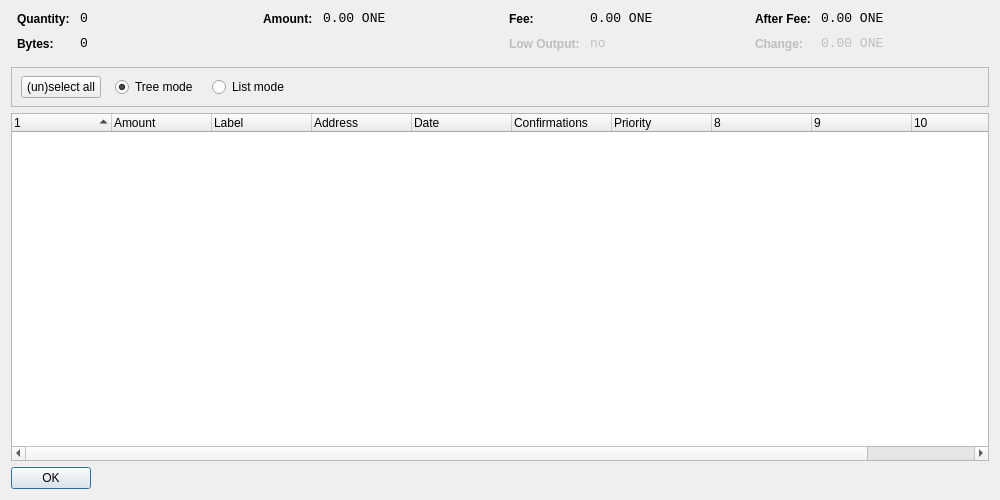
<?xml version="1.0" encoding="UTF-8"?>
<ui version="4.0">
 <class>CoinControlDialog</class>
 <widget class="QDialog" name="CoinControlDialog">
  <property name="geometry">
   <rect>
    <x>0</x>
    <y>0</y>
    <width>1000</width>
    <height>500</height>
   </rect>
  </property>
  <property name="windowTitle">
   <string>Coin Control</string>
  </property>
  <layout class="QVBoxLayout" name="verticalLayout">
   <item>
    <layout class="QHBoxLayout" name="horizontalLayoutTop" stretch="0,0,0,0">
     <property name="topMargin">
      <number>0</number>
     </property>
     <property name="bottomMargin">
      <number>10</number>
     </property>
     <item>
      <layout class="QFormLayout" name="formLayoutCoinControl1">
       <property name="horizontalSpacing">
        <number>10</number>
       </property>
       <property name="verticalSpacing">
        <number>10</number>
       </property>
       <property name="leftMargin">
        <number>6</number>
       </property>
       <property name="rightMargin">
        <number>6</number>
       </property>
       <item row="0" column="0">
        <widget class="QLabel" name="labelCoinControlQuantityText">
         <property name="styleSheet">
          <string notr="true">font-weight:bold;</string>
         </property>
         <property name="text">
          <string>Quantity:</string>
         </property>
        </widget>
       </item>
       <item row="0" column="1">
        <widget class="QLabel" name="labelCoinControlQuantity">
         <property name="font">
          <font>
           <family>Monospace</family>
           <pointsize>10</pointsize>
          </font>
         </property>
         <property name="cursor">
          <cursorShape>IBeamCursor</cursorShape>
         </property>
         <property name="contextMenuPolicy">
          <enum>Qt::ActionsContextMenu</enum>
         </property>
         <property name="text">
          <string notr="true">0</string>
         </property>
         <property name="textInteractionFlags">
          <set>Qt::LinksAccessibleByMouse|Qt::TextSelectableByKeyboard|Qt::TextSelectableByMouse</set>
         </property>
        </widget>
       </item>
       <item row="1" column="0">
        <widget class="QLabel" name="labelCoinControlBytesText">
         <property name="styleSheet">
          <string notr="true">font-weight:bold;</string>
         </property>
         <property name="text">
          <string>Bytes:</string>
         </property>
        </widget>
       </item>
       <item row="1" column="1">
        <widget class="QLabel" name="labelCoinControlBytes">
         <property name="font">
          <font>
           <family>Monospace</family>
           <pointsize>10</pointsize>
          </font>
         </property>
         <property name="cursor">
          <cursorShape>IBeamCursor</cursorShape>
         </property>
         <property name="contextMenuPolicy">
          <enum>Qt::ActionsContextMenu</enum>
         </property>
         <property name="text">
          <string notr="true">0</string>
         </property>
         <property name="textInteractionFlags">
          <set>Qt::LinksAccessibleByMouse|Qt::TextSelectableByKeyboard|Qt::TextSelectableByMouse</set>
         </property>
        </widget>
       </item>
      </layout>
     </item>
     <item>
      <layout class="QFormLayout" name="formLayoutCoinControl2">
       <property name="horizontalSpacing">
        <number>10</number>
       </property>
       <property name="verticalSpacing">
        <number>10</number>
       </property>
       <property name="leftMargin">
        <number>6</number>
       </property>
       <property name="rightMargin">
        <number>6</number>
       </property>
       <item row="0" column="0">
        <widget class="QLabel" name="labelCoinControlAmountText">
         <property name="styleSheet">
          <string notr="true">font-weight:bold;</string>
         </property>
         <property name="text">
          <string>Amount:</string>
         </property>
        </widget>
       </item>
       <item row="0" column="1">
        <widget class="QLabel" name="labelCoinControlAmount">
         <property name="font">
          <font>
           <family>Monospace</family>
           <pointsize>10</pointsize>
          </font>
         </property>
         <property name="cursor">
          <cursorShape>IBeamCursor</cursorShape>
         </property>
         <property name="contextMenuPolicy">
          <enum>Qt::ActionsContextMenu</enum>
         </property>
         <property name="text">
          <string notr="true">0.00 ONE</string>
         </property>
         <property name="textInteractionFlags">
          <set>Qt::LinksAccessibleByMouse|Qt::TextSelectableByKeyboard|Qt::TextSelectableByMouse</set>
         </property>
        </widget>
       </item>
      </layout>
     </item>
     <item>
      <layout class="QFormLayout" name="formLayoutCoinControl3">
       <property name="horizontalSpacing">
        <number>10</number>
       </property>
       <property name="verticalSpacing">
        <number>10</number>
       </property>
       <property name="leftMargin">
        <number>6</number>
       </property>
       <property name="rightMargin">
        <number>6</number>
       </property>
       <item row="0" column="0">
        <widget class="QLabel" name="labelCoinControlFeeText">
         <property name="styleSheet">
          <string notr="true">font-weight:bold;</string>
         </property>
         <property name="text">
          <string>Fee:</string>
         </property>
        </widget>
       </item>
       <item row="0" column="1">
        <widget class="QLabel" name="labelCoinControlFee">
         <property name="font">
          <font>
           <family>Monospace</family>
           <pointsize>10</pointsize>
          </font>
         </property>
         <property name="cursor">
          <cursorShape>IBeamCursor</cursorShape>
         </property>
         <property name="contextMenuPolicy">
          <enum>Qt::ActionsContextMenu</enum>
         </property>
         <property name="text">
          <string notr="true">0.00 ONE</string>
         </property>
         <property name="textInteractionFlags">
          <set>Qt::LinksAccessibleByMouse|Qt::TextSelectableByKeyboard|Qt::TextSelectableByMouse</set>
         </property>
        </widget>
       </item>
       <item row="1" column="0">
        <widget class="QLabel" name="labelCoinControlLowOutputText">
         <property name="enabled">
          <bool>false</bool>
         </property>
         <property name="styleSheet">
          <string notr="true">font-weight:bold;</string>
         </property>
         <property name="text">
          <string>Low Output:</string>
         </property>
        </widget>
       </item>
       <item row="1" column="1">
        <widget class="QLabel" name="labelCoinControlLowOutput">
         <property name="enabled">
          <bool>false</bool>
         </property>
         <property name="font">
          <font>
           <family>Monospace</family>
           <pointsize>10</pointsize>
          </font>
         </property>
         <property name="cursor">
          <cursorShape>IBeamCursor</cursorShape>
         </property>
         <property name="contextMenuPolicy">
          <enum>Qt::ActionsContextMenu</enum>
         </property>
         <property name="text">
          <string notr="true">no</string>
         </property>
         <property name="textInteractionFlags">
          <set>Qt::LinksAccessibleByMouse|Qt::TextSelectableByKeyboard|Qt::TextSelectableByMouse</set>
         </property>
        </widget>
       </item>
      </layout>
     </item>
     <item>
      <layout class="QFormLayout" name="formLayoutCoinControl4">
       <property name="horizontalSpacing">
        <number>10</number>
       </property>
       <property name="verticalSpacing">
        <number>10</number>
       </property>
       <property name="leftMargin">
        <number>6</number>
       </property>
       <property name="rightMargin">
        <number>6</number>
       </property>
       <item row="0" column="0">
        <widget class="QLabel" name="labelCoinControlAfterFeeText">
         <property name="styleSheet">
          <string notr="true">font-weight:bold;</string>
         </property>
         <property name="text">
          <string>After Fee:</string>
         </property>
        </widget>
       </item>
       <item row="0" column="1">
        <widget class="QLabel" name="labelCoinControlAfterFee">
         <property name="font">
          <font>
           <family>Monospace</family>
           <pointsize>10</pointsize>
          </font>
         </property>
         <property name="cursor">
          <cursorShape>IBeamCursor</cursorShape>
         </property>
         <property name="contextMenuPolicy">
          <enum>Qt::ActionsContextMenu</enum>
         </property>
         <property name="text">
          <string notr="true">0.00 ONE</string>
         </property>
         <property name="textInteractionFlags">
          <set>Qt::LinksAccessibleByMouse|Qt::TextSelectableByKeyboard|Qt::TextSelectableByMouse</set>
         </property>
        </widget>
       </item>
       <item row="1" column="0">
        <widget class="QLabel" name="labelCoinControlChangeText">
         <property name="enabled">
          <bool>false</bool>
         </property>
         <property name="styleSheet">
          <string notr="true">font-weight:bold;</string>
         </property>
         <property name="text">
          <string>Change:</string>
         </property>
        </widget>
       </item>
       <item row="1" column="1">
        <widget class="QLabel" name="labelCoinControlChange">
         <property name="enabled">
          <bool>false</bool>
         </property>
         <property name="font">
          <font>
           <family>Monospace</family>
           <pointsize>10</pointsize>
          </font>
         </property>
         <property name="cursor">
          <cursorShape>IBeamCursor</cursorShape>
         </property>
         <property name="contextMenuPolicy">
          <enum>Qt::ActionsContextMenu</enum>
         </property>
         <property name="text">
          <string notr="true">0.00 ONE</string>
         </property>
         <property name="textInteractionFlags">
          <set>Qt::LinksAccessibleByMouse|Qt::TextSelectableByKeyboard|Qt::TextSelectableByMouse</set>
         </property>
        </widget>
       </item>
      </layout>
     </item>
    </layout>
   </item>
   <item>
    <widget class="QFrame" name="frame">
     <property name="minimumSize">
      <size>
       <width>0</width>
       <height>40</height>
      </size>
     </property>
     <property name="frameShape">
      <enum>QFrame::StyledPanel</enum>
     </property>
     <property name="frameShadow">
      <enum>QFrame::Sunken</enum>
     </property>
     <widget class="QWidget" name="horizontalLayoutWidget">
      <property name="geometry">
       <rect>
        <x>10</x>
        <y>0</y>
        <width>781</width>
        <height>41</height>
       </rect>
      </property>
      <layout class="QHBoxLayout" name="horizontalLayoutPanel" stretch="0,0,0,0,0">
       <property name="spacing">
        <number>14</number>
       </property>
       <item>
        <widget class="QPushButton" name="pushButtonSelectAll">
         <property name="sizePolicy">
          <sizepolicy hsizetype="Maximum" vsizetype="Fixed">
           <horstretch>0</horstretch>
           <verstretch>0</verstretch>
          </sizepolicy>
         </property>
         <property name="text">
          <string>(un)select all</string>
         </property>
        </widget>
       </item>
       <item>
        <widget class="QRadioButton" name="radioTreeMode">
         <property name="sizePolicy">
          <sizepolicy hsizetype="Maximum" vsizetype="Fixed">
           <horstretch>0</horstretch>
           <verstretch>0</verstretch>
          </sizepolicy>
         </property>
         <property name="text">
          <string>Tree mode</string>
         </property>
         <property name="checked">
          <bool>true</bool>
         </property>
        </widget>
       </item>
       <item>
        <widget class="QRadioButton" name="radioListMode">
         <property name="sizePolicy">
          <sizepolicy hsizetype="Maximum" vsizetype="Fixed">
           <horstretch>0</horstretch>
           <verstretch>0</verstretch>
          </sizepolicy>
         </property>
         <property name="text">
          <string>List mode</string>
         </property>
        </widget>
       </item>
       <item>
        <spacer name="horizontalSpacer">
         <property name="orientation">
          <enum>Qt::Horizontal</enum>
         </property>
         <property name="sizeHint" stdset="0">
          <size>
           <width>40</width>
           <height>20</height>
          </size>
         </property>
        </spacer>
       </item>
      </layout>
     </widget>
    </widget>
   </item>
   <item>
    <widget class="CoinControlTreeWidget" name="treeWidget">
     <property name="contextMenuPolicy">
      <enum>Qt::CustomContextMenu</enum>
     </property>
     <property name="sortingEnabled">
      <bool>false</bool>
     </property>
     <property name="columnCount">
      <number>11</number>
     </property>
     <attribute name="headerShowSortIndicator" stdset="0">
      <bool>true</bool>
     </attribute>
     <attribute name="headerStretchLastSection">
      <bool>false</bool>
     </attribute>
     <column>
      <property name="text">
       <string/>
      </property>
     </column>
     <column>
      <property name="text">
       <string>Amount</string>
      </property>
     </column>
     <column>
      <property name="text">
       <string>Label</string>
      </property>
     </column>
     <column>
      <property name="text">
       <string>Address</string>
      </property>
     </column>
     <column>
      <property name="text">
       <string>Date</string>
      </property>
     </column>
     <column>
      <property name="text">
       <string>Confirmations</string>
      </property>
      <property name="toolTip">
       <string>Confirmed</string>
      </property>
     </column>
     <column>
      <property name="text">
       <string>Priority</string>
      </property>
     </column>
     <column>
      <property name="text">
       <string/>
      </property>
     </column>
     <column>
      <property name="text">
       <string/>
      </property>
     </column>
     <column>
      <property name="text">
       <string/>
      </property>
     </column>
     <column>
      <property name="text">
       <string/>
      </property>
     </column>
    </widget>
   </item>
   <item>
    <widget class="QDialogButtonBox" name="buttonBox">
     <property name="sizePolicy">
      <sizepolicy hsizetype="Maximum" vsizetype="Fixed">
       <horstretch>0</horstretch>
       <verstretch>0</verstretch>
      </sizepolicy>
     </property>
     <property name="orientation">
      <enum>Qt::Horizontal</enum>
     </property>
     <property name="standardButtons">
      <set>QDialogButtonBox::Ok</set>
     </property>
    </widget>
   </item>
  </layout>
 </widget>
 <customwidgets>
  <customwidget>
   <class>CoinControlTreeWidget</class>
   <extends>QTreeWidget</extends>
   <header>coincontroltreewidget.h</header>
  </customwidget>
 </customwidgets>
 <resources/>
 <connections/>
</ui>
